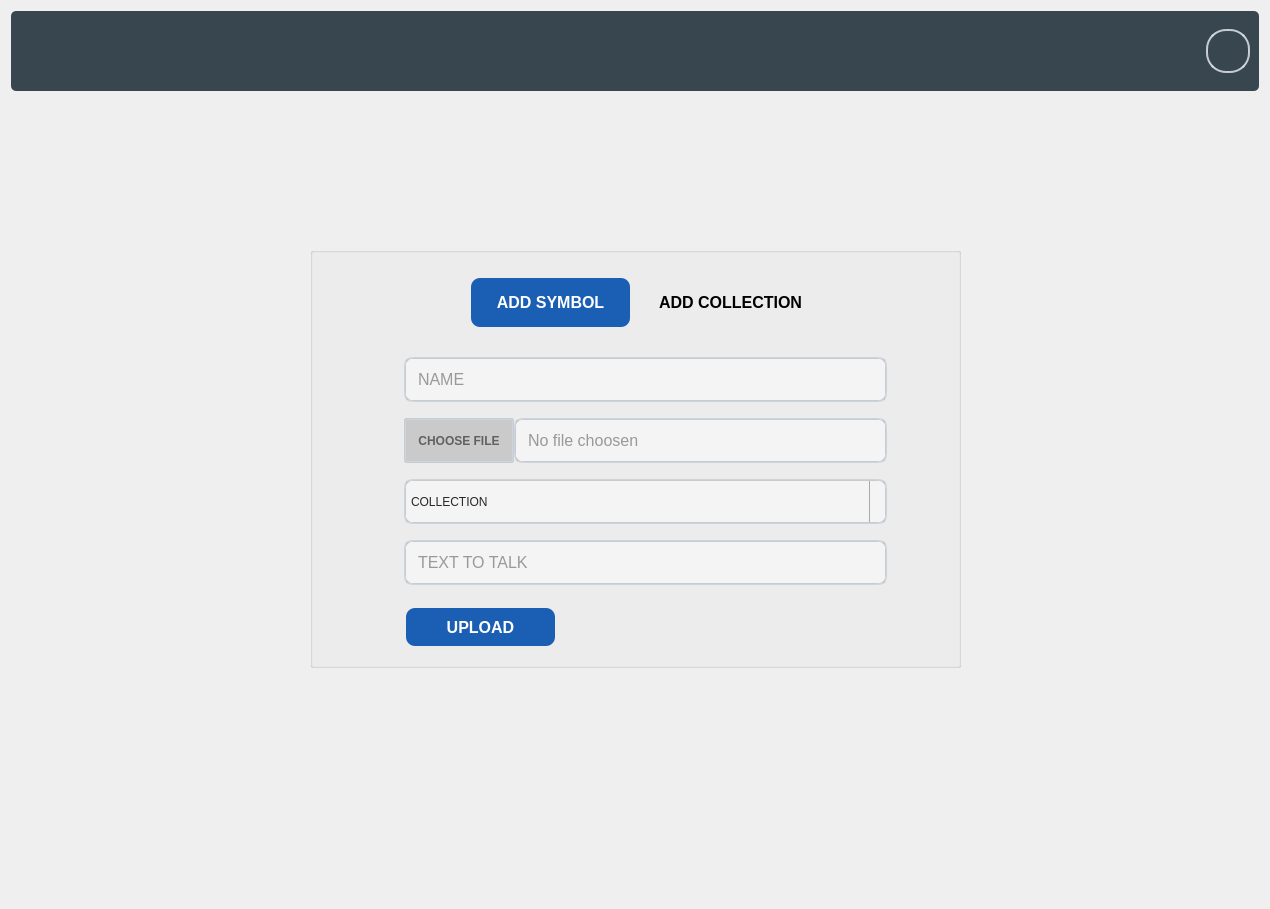
<?xml version="1.0" encoding="UTF-8"?>
<ui version="4.0">
 <class>Form</class>
 <widget class="QWidget" name="Form">
  <property name="geometry">
   <rect>
    <x>0</x>
    <y>0</y>
    <width>1270</width>
    <height>909</height>
   </rect>
  </property>
  <property name="font">
   <font>
    <family>Ubuntu</family>
   </font>
  </property>
  <property name="windowTitle">
   <string>Form</string>
  </property>
  <property name="styleSheet">
   <string notr="true">
QMainWindow {
    background-color:#f5f5f5;
}
QPushButton, QToolButton, QCommandLinkButton{
    padding: 0 5px 0 5px;
    border-style: solid;
    border-top-color: qlineargradient(spread:pad, x1:0, y1:0, x2:0, y2:1, stop:0 #c1c9cf, stop:1 #d2d8dd);
    border-right-color: qlineargradient(spread:pad, x1:1, y1:0, x2:0, y2:0, stop:0 #c1c9cf, stop:1 #d2d8dd);
    border-bottom-color: qlineargradient(spread:pad, x1:0, y1:1, x2:0, y2:0, stop:0 #c1c9cf, stop:1 #d2d8dd);
    border-left-color: qlineargradient(spread:pad, x1:0, y1:0, x2:1, y2:0, stop:0 #c1c9cf, stop:1 #d2d8dd);
    border-width: 2px;
    border-radius: 8px;
    color: #616161;
    font-weight: bold;
    background-color: qlineargradient(spread:pad, x1:0.5, y1:0, x2:0.5, y2:1, stop:0 #fbfdfd, stop:0.5 #ffffff, stop:1 #fbfdfd);
}
QPushButton::default, QToolButton::default, QCommandLinkButton::default{
    border: 2px solid transparent;
    color: #FFFFFF;
    background-color: qlineargradient(spread:pad, x1:0.5, y1:0, x2:0.5, y2:1, stop:0 #84afe5, stop:1 #1168e4);
}
QPushButton:hover, QToolButton:hover, QCommandLinkButton:hover{
    color: #3d3d3d;
}
QPushButton:pressed, QToolButton:pressed, QCommandLinkButton:pressed{
    color: #aeaeae;
    background-color: qlineargradient(spread:pad, x1:0.5, y1:0, x2:0.5, y2:1, stop:0 #ffffff, stop:0.5 #fbfdfd, stop:1 #ffffff);
}
QPushButton:disabled, QToolButton:disabled, QCommandLinkButton:disabled{
    color: #616161;
    background-color: qlineargradient(spread:pad, x1:0.5, y1:0, x2:0.5, y2:1, stop:0 #dce7eb, stop:0.5 #e0e8eb, stop:1 #dee7ec);
}
QLineEdit, QTextEdit, QPlainTextEdit, QSpinBox, QDoubleSpinBox, QTimeEdit, QDateEdit, QDateTimeEdit {
    border-width: 2px;
    border-radius: 8px;
    border-style: solid;
    border-top-color: qlineargradient(spread:pad, x1:0.5, y1:1, x2:0.5, y2:0, stop:0 #c1c9cf, stop:1 #d2d8dd);
    border-right-color: qlineargradient(spread:pad, x1:0, y1:0, x2:1, y2:0, stop:0 #c1c9cf, stop:1 #d2d8dd);
    border-bottom-color: qlineargradient(spread:pad, x1:0.5, y1:0, x2:0.5, y2:1, stop:0 #c1c9cf, stop:1 #d2d8dd);
    border-left-color: qlineargradient(spread:pad, x1:1, y1:0, x2:0, y2:0, stop:0 #c1c9cf, stop:1 #d2d8dd);
    background-color: #f4f4f4;
    color: #3d3d3d;
}
QLineEdit:focus, QTextEdit:focus, QPlainTextEdit:focus, QSpinBox:focus, QDoubleSpinBox:focus, QTimeEdit:focus, QDateEdit:focus, QDateTimeEdit:focus {
    border-width: 2px;
    border-radius: 8px;
    border-style: solid;
    border-top-color: qlineargradient(spread:pad, x1:0.5, y1:1, x2:0.5, y2:0, stop:0 #85b7e3, stop:1 #9ec1db);
    border-right-color: qlineargradient(spread:pad, x1:0, y1:0, x2:1, y2:0, stop:0 #85b7e3, stop:1 #9ec1db);
    border-bottom-color: qlineargradient(spread:pad, x1:0.5, y1:0, x2:0.5, y2:1, stop:0 #85b7e3, stop:1 #9ec1db);
    border-left-color: qlineargradient(spread:pad, x1:1, y1:0, x2:0, y2:0, stop:0 #85b7e3, stop:1 #9ec1db);
    background-color: #f4f4f4;
    color: #3d3d3d;
}
QLineEdit:disabled, QTextEdit:disabled, QPlainTextEdit:disabled, QSpinBox:disabled, QDoubleSpinBox:disabled, QTimeEdit:disabled, QDateEdit:disabled, QDateTimeEdit:disabled {
    color: #b9b9b9;
}
QSpinBox::up-button, QDoubleSpinBox::up-button, QTimeEdit::up-button, QDateEdit::up-button, QDateTimeEdit::up-button {
    subcontrol-origin: padding;
    subcontrol-position: top right;
    width: 15px;
    color: #272727;
    border-left-width: 1px;
    border-left-color: darkgray;
    border-left-style: solid;
    border-top-right-radius: 3px;
    padding: 3px;
}
QSpinBox::down-button, QDoubleSpinBox::down-button, QTimeEdit::down-button, QDateEdit::down-button, QDateTimeEdit::down-button {
    subcontrol-origin: padding;
    subcontrol-position: bottom right;
    width: 15px;
    color: #272727;
    border-left-width: 1px;
    border-left-color: darkgray;
    border-left-style: solid;
    border-bottom-right-radius: 3px;
    padding: 3px;
}
QSpinBox::up-button:pressed, QDoubleSpinBox::up-button:pressed, QTimeEdit::up-button:pressed, QDateEdit::up-button:pressed, QDateTimeEdit::up-button:pressed {
    color: #aeaeae;
    background-color: qlineargradient(spread:pad, x1:0.5, y1:0, x2:0.5, y2:1, stop:0 #ffffff, stop:0.5 #fbfdfd, stop:1 #ffffff);
}
QSpinBox::down-button:pressed, QDoubleSpinBox::down-button:pressed, QTimeEdit::down-button:pressed, QDateEdit::down-button:pressed, QDateTimeEdit::down-button:pressed {
    color: #aeaeae;
    background-color: qlineargradient(spread:pad, x1:0.5, y1:0, x2:0.5, y2:1, stop:0 #ffffff, stop:0.5 #fbfdfd, stop:1 #ffffff);
}
QSpinBox::up-button:hover, QDoubleSpinBox::up-button:hover, QTimeEdit::up-button:hover, QDateEdit::up-button:hover, QDateTimeEdit::up-button:hover {
    color: #FFFFFF;
    border-top-right-radius: 5px;
    background-color: qlineargradient(spread:pad, x1:0.5, y1:0, x2:0.5, y2:1, stop:0 #84afe5, stop:1 #1168e4);
    
}
QSpinBox::down-button:hover, QDoubleSpinBox::down-button:hover, QTimeEdit::down-button:hover, QDateEdit::down-button:hover, QDateTimeEdit::down-button:hover {
    color: #FFFFFF;
    border-bottom-right-radius: 5px;
    background-color: qlineargradient(spread:pad, x1:0.5, y1:0, x2:0.5, y2:1, stop:0 #84afe5, stop:1 #1168e4);
}
QSpinBox::up-arrow, QDoubleSpinBox::up-arrow, QTimeEdit::up-arrow, QDateEdit::up-arrow, QDateTimeEdit::up-arrow {
    image: url(/usr/share/icons/Adwaita/16x16/actions/go-up-symbolic.symbolic.png);
}
QSpinBox::down-arrow, QDoubleSpinBox::down-arrow, QTimeEdit::down-arrow, QDateEdit::down-arrow, QDateTimeEdit::down-arrow {
    image: url(/usr/share/icons/Adwaita/16x16/actions/go-down-symbolic.symbolic.png);
}
QProgressBar {
    max-height: 8px;
    text-align: center;
    font: italic bold 11px;
    color: #3d3d3d;
    border: 1px solid transparent;
    border-radius:4px;
    background-color: qlineargradient(spread:pad, x1:0, y1:0, x2:0, y2:1, stop:0 #ddd5d5, stop:0.5 #dad3d3, stop:1 #ddd5d5);
}
QProgressBar::chunk {
    background-color: qlineargradient(spread:pad, x1:0, y1:0, x2:0, y2:1, stop:0 #467dd1, stop:0.5 #3b88fc, stop:1 #467dd1);
    border-radius: 4px;
}
QProgressBar:disabled {
    color: #616161;
}
QProgressBar::chunk:disabled {
    background-color: #aeaeae;
}
QSlider::groove {
    border: 1px solid #bbbbbb;
    background-color: #52595d;
    border-radius: 4px;
}
QSlider::groove:horizontal {
    height: 6px;
}
QSlider::groove:vertical {
    width: 6px;
}
QSlider::handle:horizontal {
    background: #ffffff;
    border-style: solid;
    border-width: 1px;
    border-color: rgb(207,207,207);
    width: 12px;
    margin: -5px 0;
    border-radius: 7px;
}
QSlider::handle:vertical {
    background: #ffffff;
    border-style: solid;
    border-width: 1px;
    border-color: rgb(207,207,207);
    height: 12px;
    margin: 0 -5px;
    border-radius: 7px;
}
QSlider::add-page, QSlider::sub-page {
    border: 1px transparent;
    background-color: #52595d;
    border-radius: 4px;
}
QSlider::add-page:horizontal {
    background: qlineargradient(spread:pad, x1:0, y1:0, x2:0, y2:1, stop:0 #ddd5d5, stop:0.5 #dad3d3, stop:1 #ddd5d5);
}
QSlider::sub-page:horizontal {
    background-color: qlineargradient(spread:pad, x1:0, y1:0, x2:1, y2:0, stop:0 #467dd1, stop:0.5 #3b88fc, stop:1 #467dd1);
}
QSlider::add-page:vertical {
    background-color: qlineargradient(spread:pad, x1:0, y1:0, x2:0, y2:1, stop:0 #467dd1, stop:0.5 #3b88fc, stop:1 #467dd1);
}
QSlider::sub-page:vertical {
    background: qlineargradient(spread:pad, x1:0, y1:0, x2:1, y2:0, stop:0 #ddd5d5, stop:0.5 #dad3d3, stop:1 #ddd5d5);
}
QSlider::add-page:horizontal:disabled, QSlider::sub-page:horizontal:disabled, QSlider::add-page:vertical:disabled, QSlider::sub-page:vertical:disabled {
    background: #b9b9b9;
}
QComboBox, QFontComboBox {
    border-width: 2px;
    border-radius: 8px;
    border-style: solid;
    border-top-color: qlineargradient(spread:pad, x1:0.5, y1:1, x2:0.5, y2:0, stop:0 #c1c9cf, stop:1 #d2d8dd);
    border-right-color: qlineargradient(spread:pad, x1:0, y1:0, x2:1, y2:0, stop:0 #c1c9cf, stop:1 #d2d8dd);
    border-bottom-color: qlineargradient(spread:pad, x1:0.5, y1:0, x2:0.5, y2:1, stop:0 #c1c9cf, stop:1 #d2d8dd);
    border-left-color: qlineargradient(spread:pad, x1:1, y1:0, x2:0, y2:0, stop:0 #c1c9cf, stop:1 #d2d8dd);
    background-color: #f4f4f4;
    color: #272727;
    padding-left: 5px;
}
QComboBox:editable, QComboBox:!editable, QComboBox::drop-down:editable, QComboBox:!editable:on, QComboBox::drop-down:editable:on {
    background: #ffff;
}
QComboBox::drop-down {
    subcontrol-origin: padding;
    subcontrol-position: top right;
    width: 15px;
    color: #272727;
    border-left-width: 1px;
    border-left-color: darkgray;
    border-left-style: solid;
    border-top-right-radius: 3px;
    border-bottom-right-radius: 3px;
}
QComboBox::down-arrow {
    image: url(/usr/share/icons/Adwaita/16x16/actions/go-down-symbolic.symbolic.png); /*Adawaita icon thene*/
}

QComboBox::down-arrow:on {
    top: 1px;
    left: 1px;
}
QComboBox QAbstractItemView {
    border: 1px solid darkgray;
    border-radius: 8px;
    selection-background-color: #dadada;
    selection-color: #272727;
    color: #272727;
    background: white;
}
QLabel, QCheckBox, QRadioButton {
    color: #272727;
}
QCheckBox {
    padding: 2px;
}
QCheckBox:disabled, QRadioButton:disabled {
    color: #808086;
    padding: 2px;
}

QCheckBox:hover {
    border-radius:4px;
    border-style:solid;
    padding-left: 1px;
    padding-right: 1px;
    padding-bottom: 1px;
    padding-top: 1px;
    border-width:1px;
    border-color: transparent;
}
QCheckBox::indicator:checked {
    image: url(/usr/share/icons/Adwaita/16x16/actions/object-select-symbolic.symbolic.png);
    height: 15px;
    width: 15px;
    border-style:solid;
    border-width: 1px;
    border-color: #48a5fd;
    color: #ffffff;
    border-radius: 3px;
    background-color: qlineargradient(spread:pad, x1:0, y1:0, x2:0, y2:1, stop:0 #48a5fd, stop:0.5 #329cfb, stop:1 #48a5fd);
}
QCheckBox::indicator:unchecked {
    
    height: 15px;
    width: 15px;
    border-style:solid;
    border-width: 1px;
    border-color: #48a5fd;
    border-radius: 3px;
    background-color: #fbfdfa;
}
QLCDNumber {
    color: #616161;;
}
QMenuBar {
    background-color: #ececec;
}
QMenuBar::item {
    color: #616161;
    spacing: 3px;
    padding: 1px 4px;
    background-color: #ececec;
}

QMenuBar::item:selected {
    background-color: #dadada;
    color: #3d3d3d;
}
QMenu {
    background-color: #ececec;
}
QMenu::item:selected {
    background-color: #dadada;
    color: #3d3d3d;
}
QMenu::item {
    color: #616161;;
    background-color: #e0e0e0;
}
QTabWidget {
    color:rgb(0,0,0);
    background-color:#000000;
}
QTabWidget::pane {
    border-color: #050a0e;
    background-color: #e0e0e0;
    border-width: 1px;
    border-radius: 4px;
    position: absolute;
    top: -0.5em;
    padding-top: 0.5em;
}

QTabWidget::tab-bar {
    alignment: center;
}

QTabBar::tab {
    border-bottom: 1px solid #c0c0c0;
    padding: 3px;
    color: #272727;
    background-color: #fefefc;
    margin-left:0px;
}
QTabBar::tab:!last {
    border-right: 1px solid;
    border-right-color: #c0c0c0;
    border-bottom-color: #c0c0c0;
}
QTabBar::tab:first {
    border-top-left-radius: 4px;
    border-bottom-left-radius: 4px;
}
QTabBar::tab:last {
    border-top-right-radius: 4px;
    border-bottom-right-radius: 4px;
}
QTabBar::tab:selected, QTabBar::tab:last:selected, QTabBar::tab:hover {
    color: #FFFFFF;
    background-color: qlineargradient(spread:pad, x1:0.5, y1:0, x2:0.5, y2:1, stop:0 #84afe5, stop:1 #1168e4);
}
QRadioButton::indicator {
    height: 14px;
    width: 14px;
    border-style:solid;
    border-radius:7px;
    border-width: 1px;
}
QRadioButton::indicator:checked {
    border-color: #48a5fd;
    background-color: qradialgradient(cx:0.5, cy:0.5, radius:0.4,fx:0.5, fy:0.5, stop:0 #ffffff, stop:0.5 #ffffff, stop:0.6 #48a5fd, stop:1 #48a5fd);
}
QRadioButton::indicator:!checked {
    border-color: #a9b7c6;
    background-color: #fbfdfa;
}
QStatusBar {
    color:#027f7f;
}

QDial {
    background: #16a085;
}

QToolBox {
    color: #a9b7c6;
    background-color: #222b2e;
}
QToolBox::tab {
    color: #a9b7c6;
    background-color:#222b2e;
}
QToolBox::tab:selected {
    color: #FFFFFF;
    background-color:#222b2e;
}
QScrollArea {
    color: #FFFFFF;
    background-color:#222b2e;
}

QScrollBar:horizontal {
	max-height: 10px;
	border: 1px transparent grey;
	margin: 0px 20px 0px 20px;
	background: transparent;
}
QScrollBar:vertical {
	max-width: 10px;
	border: 1px transparent grey;
	margin: 20px 0px 20px 0px;
	background: transparent;
}
QScrollBar::handle:vertical, QScrollBar::handle:horizontal {
	background: #52595d;
	border-style: transparent;
	border-radius: 4px;
	min-height: 25px;
}
QScrollBar::handle:horizontal:hover, QScrollBar::handle:vertical:hover {
	background: qlineargradient(spread:pad, x1:0, y1:0, x2:1, y2:0, stop:0 #467dd1, stop:0.5 #3b88fc, stop:1 #467dd1);
}
QScrollBar::add-line, QScrollBar::sub-line {
    border: 2px transparent grey;
    border-radius: 4px;
    subcontrol-origin: margin;
    background: #b9b9b9;
}
QScrollBar::add-line:horizontal {
    width: 20px;
    subcontrol-position: right;
}
QScrollBar::add-line:vertical {
    height: 20px;
    subcontrol-position: bottom;
}
QScrollBar::sub-line:horizontal {
    width: 20px;
    subcontrol-position: left;
}
QScrollBar::sub-line:vertical {
    height: 20px;
    subcontrol-position: top;
}
QScrollBar::add-line:vertical:pressed, QScrollBar::add-line:horizontal:pressed, QScrollBar::sub-line:horizontal:pressed, QScrollBar::sub-line:vertical:pressed {
    background: qlineargradient(spread:pad, x1:0, y1:0, x2:1, y2:0, stop:0 #467dd1, stop:0.5 #3b88fc, stop:1 #467dd1);
}
QScrollBar::add-page:horizontal, QScrollBar::sub-page:horizontal, QScrollBar::add-page:vertical, QScrollBar::sub-page:vertical {
    background: none;
}
QScrollBar::up-arrow:vertical {
    image: url(/usr/share/icons/Adwaita/16x16/actions/go-up-symbolic.symbolic.png);
}
QScrollBar::down-arrow:vertical {
    image: url(/usr/share/icons/Adwaita/16x16/actions/go-down-symbolic.symbolic.png);
}
QScrollBar::left-arrow:horizontal {
    image: url(/usr/share/icons/Adwaita/16x16/actions/go-previous-symbolic.symbolic.png);
}
QScrollBar::right-arrow:horizontal {
    image: url(/usr/share/icons/Adwaita/16x16/actions/go-next-symbolic.symbolic.png);
}</string>
  </property>
  <layout class="QGridLayout" name="gridLayout">
   <item row="0" column="0" colspan="4">
    <widget class="QFrame" name="frame_2">
     <property name="minimumSize">
      <size>
       <width>0</width>
       <height>80</height>
      </size>
     </property>
     <property name="maximumSize">
      <size>
       <width>16777215</width>
       <height>80</height>
      </size>
     </property>
     <property name="styleSheet">
      <string notr="true">background-color: #38474f;
border-radius:5% 5%;</string>
     </property>
     <property name="frameShape">
      <enum>QFrame::StyledPanel</enum>
     </property>
     <property name="frameShadow">
      <enum>QFrame::Raised</enum>
     </property>
     <layout class="QGridLayout" name="gridLayout_5">
      <item row="0" column="1">
       <widget class="QPushButton" name="pushButton_16">
        <property name="minimumSize">
         <size>
          <width>70</width>
          <height>70</height>
         </size>
        </property>
        <property name="maximumSize">
         <size>
          <width>70</width>
          <height>70</height>
         </size>
        </property>
        <property name="styleSheet">
         <string notr="true">background-color: rgb(255, 255, 255,0);

border-color: rgb(255, 255, 255,0);</string>
        </property>
        <property name="text">
         <string/>
        </property>
        <property name="icon">
         <iconset resource="app_resources.qrc">
          <normaloff>:/icons/icons/7069717.png</normaloff>:/icons/icons/7069717.png</iconset>
        </property>
        <property name="iconSize">
         <size>
          <width>70</width>
          <height>70</height>
         </size>
        </property>
       </widget>
      </item>
      <item row="0" column="2">
       <spacer name="horizontalSpacer_3">
        <property name="orientation">
         <enum>Qt::Horizontal</enum>
        </property>
        <property name="sizeHint" stdset="0">
         <size>
          <width>40</width>
          <height>20</height>
         </size>
        </property>
       </spacer>
      </item>
      <item row="0" column="3">
       <widget class="QPushButton" name="pushButton">
        <property name="minimumSize">
         <size>
          <width>44</width>
          <height>44</height>
         </size>
        </property>
        <property name="maximumSize">
         <size>
          <width>44</width>
          <height>44</height>
         </size>
        </property>
        <property name="cursor">
         <cursorShape>PointingHandCursor</cursorShape>
        </property>
        <property name="styleSheet">
         <string notr="true">border-radius:20% 20%;</string>
        </property>
        <property name="text">
         <string/>
        </property>
        <property name="icon">
         <iconset resource="app_resources.qrc">
          <normaloff>:/icons/icons/icons8-do-not-disturb-ios-50.png</normaloff>:/icons/icons/icons8-do-not-disturb-ios-50.png</iconset>
        </property>
        <property name="iconSize">
         <size>
          <width>30</width>
          <height>30</height>
         </size>
        </property>
       </widget>
      </item>
      <item row="0" column="0">
       <widget class="QPushButton" name="back_to_home_btn">
        <property name="minimumSize">
         <size>
          <width>20</width>
          <height>0</height>
         </size>
        </property>
        <property name="maximumSize">
         <size>
          <width>20</width>
          <height>16777215</height>
         </size>
        </property>
        <property name="styleSheet">
         <string notr="true">border-color: rgb(255, 255, 255,0);</string>
        </property>
        <property name="text">
         <string/>
        </property>
        <property name="icon">
         <iconset resource="app_resources.qrc">
          <normaloff>:/icons/icons/icons8-back-50.png</normaloff>:/icons/icons/icons8-back-50.png</iconset>
        </property>
        <property name="iconSize">
         <size>
          <width>30</width>
          <height>30</height>
         </size>
        </property>
       </widget>
      </item>
     </layout>
    </widget>
   </item>
   <item row="1" column="1">
    <spacer name="verticalSpacer">
     <property name="orientation">
      <enum>Qt::Vertical</enum>
     </property>
     <property name="sizeType">
      <enum>QSizePolicy::Fixed</enum>
     </property>
     <property name="sizeHint" stdset="0">
      <size>
       <width>20</width>
       <height>150</height>
      </size>
     </property>
    </spacer>
   </item>
   <item row="2" column="0">
    <spacer name="horizontalSpacer">
     <property name="orientation">
      <enum>Qt::Horizontal</enum>
     </property>
     <property name="sizeHint" stdset="0">
      <size>
       <width>292</width>
       <height>20</height>
      </size>
     </property>
    </spacer>
   </item>
   <item row="2" column="1" rowspan="2" colspan="2">
    <widget class="QGroupBox" name="groupBox">
     <property name="minimumSize">
      <size>
       <width>651</width>
       <height>421</height>
      </size>
     </property>
     <property name="font">
      <font>
       <family>Ubuntu</family>
      </font>
     </property>
     <property name="title">
      <string/>
     </property>
     <widget class="QPushButton" name="add_symbol_btn">
      <property name="geometry">
       <rect>
        <x>160</x>
        <y>30</y>
        <width>161</width>
        <height>51</height>
       </rect>
      </property>
      <property name="font">
       <font>
        <family>Ubuntu</family>
        <pointsize>12</pointsize>
        <weight>75</weight>
        <bold>true</bold>
       </font>
      </property>
      <property name="styleSheet">
       <string notr="true">*{border-radius:10% 10%;
	border-color: rgb(255, 255, 255,0);
color: rgb(255, 255, 255);
background-color: rgb(26, 95, 180);}
QPushButton:hover{
	background-color: rgb(53, 132, 228);
}
</string>
      </property>
      <property name="text">
       <string>ADD SYMBOL</string>
      </property>
     </widget>
     <widget class="QPushButton" name="add_collection_btn">
      <property name="geometry">
       <rect>
        <x>340</x>
        <y>30</y>
        <width>161</width>
        <height>51</height>
       </rect>
      </property>
      <property name="font">
       <font>
        <family>Ubuntu</family>
        <pointsize>12</pointsize>
        <weight>75</weight>
        <bold>true</bold>
       </font>
      </property>
      <property name="styleSheet">
       <string notr="true">*{border-radius:15% 15%;
	border-color: rgb(255, 255, 255,0);

color: rgb(0, 0, 0);

background-color: rgb(26, 95, 180,0);}
QPushButton:hover{
	background-color: rgb(53, 132, 228);
}
</string>
      </property>
      <property name="text">
       <string>ADD COLLECTION</string>
      </property>
     </widget>
     <widget class="QPushButton" name="upload_symbol_btn">
      <property name="geometry">
       <rect>
        <x>95</x>
        <y>360</y>
        <width>151</width>
        <height>40</height>
       </rect>
      </property>
      <property name="font">
       <font>
        <family>Ubuntu</family>
        <pointsize>12</pointsize>
        <weight>75</weight>
        <bold>true</bold>
       </font>
      </property>
      <property name="styleSheet">
       <string notr="true">*{border-radius:10% 10%;
	border-color: rgb(255, 255, 255,0);
color: rgb(255, 255, 255);
background-color: rgb(26, 95, 180);}
QPushButton:hover{
	background-color: rgb(53, 132, 228);
}
</string>
      </property>
      <property name="text">
       <string>UPLOAD</string>
      </property>
     </widget>
     <widget class="QWidget" name="layoutWidget">
      <property name="geometry">
       <rect>
        <x>94</x>
        <y>100</y>
        <width>483</width>
        <height>251</height>
       </rect>
      </property>
      <layout class="QVBoxLayout" name="verticalLayout">
       <item>
        <widget class="QLineEdit" name="symbol_name_lin">
         <property name="minimumSize">
          <size>
           <width>480</width>
           <height>45</height>
          </size>
         </property>
         <property name="font">
          <font>
           <family>Ubuntu</family>
           <pointsize>12</pointsize>
          </font>
         </property>
         <property name="styleSheet">
          <string notr="true">padding:10px;</string>
         </property>
         <property name="placeholderText">
          <string>NAME</string>
         </property>
        </widget>
       </item>
       <item>
        <layout class="QHBoxLayout" name="horizontalLayout">
         <property name="spacing">
          <number>0</number>
         </property>
         <item>
          <widget class="QPushButton" name="choose_file_btn">
           <property name="minimumSize">
            <size>
             <width>110</width>
             <height>45</height>
            </size>
           </property>
           <property name="styleSheet">
            <string notr="true">background-color: rgb(202, 202, 202);
border-radius:1px;</string>
           </property>
           <property name="text">
            <string>CHOOSE FILE</string>
           </property>
          </widget>
         </item>
         <item>
          <widget class="QLineEdit" name="symbol_location_lin">
           <property name="minimumSize">
            <size>
             <width>0</width>
             <height>45</height>
            </size>
           </property>
           <property name="font">
            <font>
             <family>Ubuntu</family>
             <pointsize>12</pointsize>
            </font>
           </property>
           <property name="styleSheet">
            <string notr="true">padding:10px;</string>
           </property>
           <property name="placeholderText">
            <string>No file choosen</string>
           </property>
          </widget>
         </item>
        </layout>
       </item>
       <item>
        <widget class="QComboBox" name="collection_combobox">
         <property name="minimumSize">
          <size>
           <width>481</width>
           <height>45</height>
          </size>
         </property>
         <property name="placeholderText">
          <string>COLLECTION</string>
         </property>
        </widget>
       </item>
       <item>
        <widget class="QLineEdit" name="text_to_talk_lin">
         <property name="minimumSize">
          <size>
           <width>480</width>
           <height>45</height>
          </size>
         </property>
         <property name="font">
          <font>
           <family>Ubuntu</family>
           <pointsize>12</pointsize>
          </font>
         </property>
         <property name="styleSheet">
          <string notr="true">padding:10px;</string>
         </property>
         <property name="placeholderText">
          <string>TEXT TO TALK</string>
         </property>
        </widget>
       </item>
      </layout>
     </widget>
    </widget>
   </item>
   <item row="3" column="3">
    <spacer name="horizontalSpacer_2">
     <property name="orientation">
      <enum>Qt::Horizontal</enum>
     </property>
     <property name="sizeHint" stdset="0">
      <size>
       <width>291</width>
       <height>20</height>
      </size>
     </property>
    </spacer>
   </item>
   <item row="4" column="2">
    <spacer name="verticalSpacer_2">
     <property name="orientation">
      <enum>Qt::Vertical</enum>
     </property>
     <property name="sizeHint" stdset="0">
      <size>
       <width>20</width>
       <height>216</height>
      </size>
     </property>
    </spacer>
   </item>
  </layout>
 </widget>
 <resources>
  <include location="app_resources.qrc"/>
 </resources>
 <connections/>
</ui>
